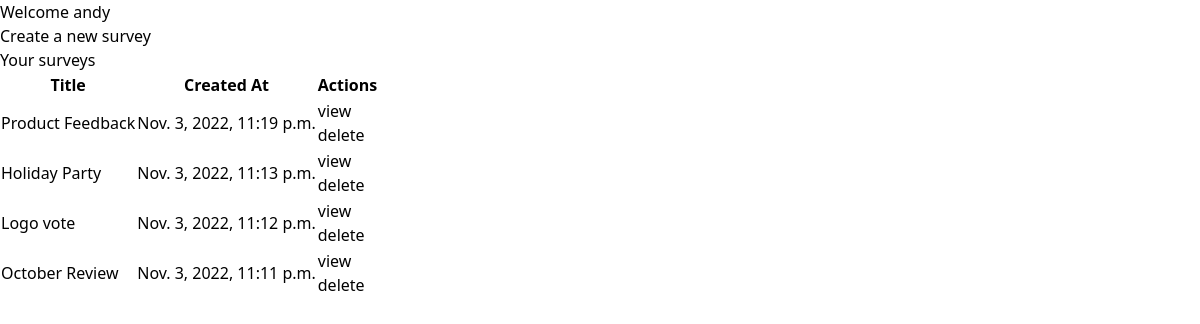
Screenshot of /surveys/ (signed in) with the database file from the repository.
### surveys/models.py (models this page shows)
class Survey(models.Model):
    uuid = models.UUIDField(primary_key=True, default=uuid.uuid4, editable=False)
    title = models.CharField(max_length=64)
    is_active = models.BooleanField(default=False)
    creator = models.ForeignKey(User, on_delete=models.CASCADE)
    created_at = models.DateTimeField(default=timezone.now)

### surveys/views/survey_views.py (the view)
# urls.py: path("surveys/", survey_views.survey_list, name="survey-list"),
@login_required
def survey_list(request):
    surveys = Survey.objects.filter(creator=request.user).order_by("-created_at").all()
    return render(request, "survey/list.html", {"surveys": surveys})

### surveys/templates/survey/list.html (shortened to what this page needs)
{% extends 'base/base.html' %}
{% load static %}
{% load crispy_forms_tags %}
{% block content %}
<div class="ui center aligned basic very padded segment">
    <h1 class="ui header">Welcome {{ request.user.username }}</h1>
    <a href="{% url 'survey-create' %}">
        <div class="ui primary button">Create a new survey</div>
    </a>
</div>
<div class="ui center aligned basic very padded segment">
    {% if surveys %}
    <h2 class="ui header">Your surveys</h2>
    <table class="ui celled table">
        <thead>
            <tr>
                <th>Title</th>
                <th>Created At</th>
                <th>Actions</th>
            </tr>
        </thead>
        <tbody>
            {% for survey in surveys %}
            <tr>
                <td>{{ survey.title }}</td>
                <td>{{ survey.created_at }}</td>
                <td>
                    {% if survey.is_active %}
                    <a href="{% url 'survey-detail' survey.pk %}">
                        <div class="ui button">view</div>
                    </a>
                    {% else %}
                    <a href="{% url 'survey-edit' survey.pk %}">
                        <div class="ui button">edit</div>
                    </a>
                    {% endif %}
                    <form method="post" action="{% url 'survey-delete' survey.pk %}" style="display: inline-block;">
                        <button class=" ui button">delete</button>
                    </form>
                </td>
            </tr>
            {% endfor %}
        </tbody>
    </table>
    {% else %}
    <h2 class="ui header">Your surveys
        <div class="sub header">You don't have any surveys yet, try creating one first.</div>
    </h2>
    {% endif %}
</div>
{% endblock %}

### rows the page displays
Survey: title "Product Feedback", created_at "Nov. 3, 2022, 11:19 p.m.", is_active "view"
Survey: title "Holiday Party", created_at "Nov. 3, 2022, 11:13 p.m.", is_active "view"
Survey: title "Logo vote", created_at "Nov. 3, 2022, 11:12 p.m.", is_active "view"
Survey: title "October Review", created_at "Nov. 3, 2022, 11:11 p.m.", is_active "view"

### other values shown
{{ request.user.username }} "andy"
